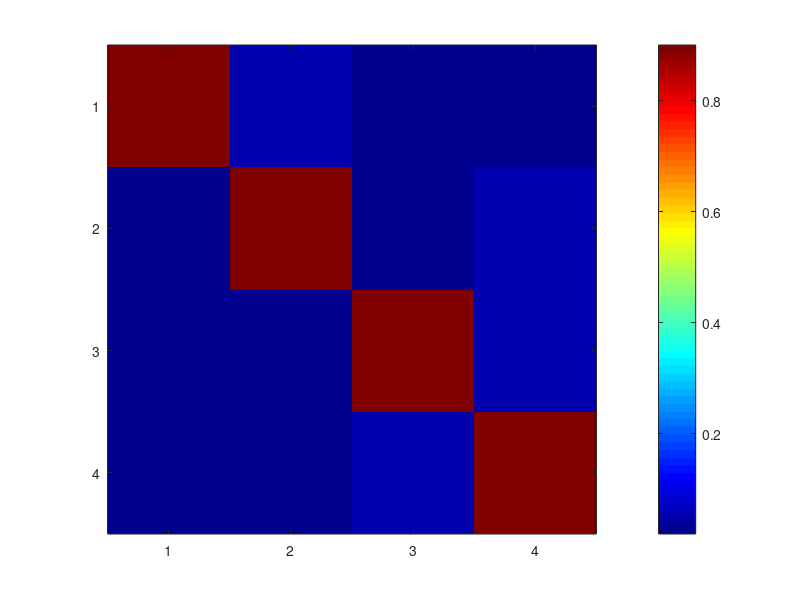

Source code (MATLAB): (Note: this script raises an error after producing the figure.)
% Model parameters

% to test for a good choice of beta and gamma, beta/gamma should be about
% 1-5


%%%%%%%%%%%%%%%%%%%%%%%%%%%%%%%%% Define Markov Chain for Infected
%%%%%%%%%%%%%%%%%%%%%%%%%%%%%%%%% Interactions
Tr = [0.9 0.05 0.02 0.03; % Mutations probability for infected1
     0.02 0.9 0.03 0.05;% Mutations probability for infected2
     0.02 0.03 0.9 0.05;% Mutations probability for infected3
     0.02 0.03 0.05 0.9]; % Mutations probability for infected4
 
 
 %Transition Matrix Print
 %%%%%%%%%%%%%%%%%%%%%%%%%%%%%%%
figure;

imagesc(Tr);
colormap(jet);
colorbar;
axis square
h = gca;
h.XTick = 1:4;
h.YTick = 1:4;
title 'Transition Matrix Heatmap';
hold on;
%%%%%%%%%%%%%%%%%%%%%%%%%%%%%%%%%


N = 60000000; % Total population N = S + I + R


I10 = 1; % initial number of infected
I20 = 1; % initial number of infected
I30 = 1; % initial number of infected
I40 = 100; % initial number of infected


T = 180; % period of 180 days
dt = 1; % time interval for updating

% Calculate the model
[S,I1, I2, I3, I4,R, Tr] = sir_model(N,I10, I20, I30, I40,Tr, T,dt);
% Plots that display the epidemic outbreak
%fprintf('Value of parameter R0 is %.2f',N*beta/gamma)
t = 0:dt:T-dt;
% Curve

figure;
plot(t,S,'b',t,I1,t,I2,t,I3,t,I4,'r',t,R,'g','LineWidth',2); hold on;
xlabel('Days'); ylabel('Number of individuals');
legend('S','I1','I2','I3','I4','R');
hold on;
% Map
function [S,I1, I2, I3, I4,R,Tr, T] = sir_model(N,I10,I20,I30,I40,Tr, T,dt)
    % if delta = 0 we assume a model without immunity loss
    
    
    
    S = zeros(1,T/dt);
    S(1) = N;
    I1 = zeros(1,T/dt);
    I1(1) = I10;
    I2 = zeros(1,T/dt);
    I2(1) = I20;
    I3 = zeros(1,T/dt);
    I3(1) = I30;
    I4 = zeros(1,T/dt);
    I4(1) = I40;
    R = zeros(1,T/dt);

    for t = 1:(T/dt)-1
        
% to test for a good choice of beta and gamma, beta/gamma should be about
% 1-5
%0.3+0.5*sin(t)
%

        beta1 = .3; 
        beta2 = .3; 
        beta3 = .3; %% Infection Rates (Beta(I_i))
        beta4 = .3; 
    
        gamma1 = 0.12;
        gamma2 = 0.12; 
        gamma3 = 0.12;  %% Recovery Rate (Gamma(I_i))
        gamma4 = 0.12; 
        
        gamma = [gamma1 gamma2 gamma3 gamma4];  %vectorize recovery rates
        beta = [beta1 beta2 beta3 beta4];%vectorize infection rates
        I = [I1(t) I2(t) I3(t) I4(t)];
          days = 60; %change this to choose the number of days between each mutation of infected
        if t>=days
            
            if mod(t-1,days/dt) == 1
                
                I = ((I/sum(I))*Tr)*sum(I); %find probability distribution, multiply by transition matrix,then multiply by total infected again 
                I1(t) = I(1);
                I2(t) = I(2);
                I3(t) = I(3);
                I4(t) = I(4);
                t
            end
        end
        % Equations of the model
        dS  = (-sum(beta * (S(t)/N).* I))*dt; % evolution of susceptible 
        %dS = (-beta1*I1(t)*S(t)) * dt
        dI1 = (beta1*I1(t)*(S(t)/N) - gamma1*I1(t)) * dt;
        dI2 = (beta2*I2(t)*(S(t)/N) - gamma2*I2(t)) * dt;
        dI3 = (beta3*I3(t)*(S(t)/N) - gamma3*I3(t)) * dt;
        dI4 = (beta4*I4(t)*(S(t)/N)- gamma4*I4(t)) * dt;
        dR =  sum(gamma .* I)* dt; % Recovered  * dt;
        
        S(t+1) = S(t) + dS;
        I1(t+1) = I1(t) + dI1;
        I2(t+1) = I2(t) + dI2;
        I3(t+1) = I3(t) + dI3;
        I4(t+1) = I4(t) + dI4;
        R(t+1) = R(t) + dR;
    end
end

